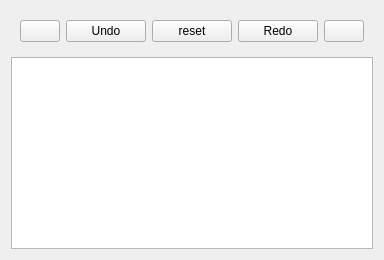
     <widget class="QWidget" name="dropContainerWidget" native="true">
      <layout class="QVBoxLayout" name="verticalLayout_3">
       <item>
        <widget class="QWidget" name="widget_2" native="true">
         <property name="enabled">
          <bool>true</bool>
         </property>
         <property name="sizePolicy">
          <sizepolicy hsizetype="Expanding" vsizetype="Fixed">
           <horstretch>0</horstretch>
           <verstretch>0</verstretch>
          </sizepolicy>
         </property>
         <layout class="QHBoxLayout" name="horizontalLayout_6">
          <item>
           <widget class="QPushButton" name="rotate270">
            <property name="palette">
             <palette>
              <active>
               <colorrole role="Text">
                <brush brushstyle="SolidPattern">
                 <color alpha="255">
                  <red>255</red>
                  <green>255</green>
                  <blue>255</blue>
                 </color>
                </brush>
               </colorrole>
              </active>
              <inactive>
               <colorrole role="Text">
                <brush brushstyle="SolidPattern">
                 <color alpha="255">
                  <red>255</red>
                  <green>255</green>
                  <blue>255</blue>
                 </color>
                </brush>
               </colorrole>
              </inactive>
              <disabled/>
             </palette>
            </property>
            <property name="text">
             <string/>
            </property>
            <property name="icon">
             <iconset theme="QIcon::ThemeIcon::ViewRestore"/>
            </property>
           </widget>
          </item>
          <item>
           <widget class="QPushButton" name="btnUndo">
            <property name="text">
             <string>Undo</string>
            </property>
           </widget>
          </item>
          <item>
           <widget class="QPushButton" name="btnReset">
            <property name="text">
             <string>reset</string>
            </property>
           </widget>
          </item>
          <item>
           <widget class="QPushButton" name="btnRedo">
            <property name="text">
             <string>Redo</string>
            </property>
           </widget>
          </item>
          <item>
           <widget class="QPushButton" name="rotate90">
            <property name="palette">
             <palette>
              <active>
               <colorrole role="Text">
                <brush brushstyle="SolidPattern">
                 <color alpha="255">
                  <red>255</red>
                  <green>255</green>
                  <blue>255</blue>
                 </color>
                </brush>
               </colorrole>
              </active>
              <inactive>
               <colorrole role="Text">
                <brush brushstyle="SolidPattern">
                 <color alpha="255">
                  <red>255</red>
                  <green>255</green>
                  <blue>255</blue>
                 </color>
                </brush>
               </colorrole>
              </inactive>
              <disabled/>
             </palette>
            </property>
            <property name="text">
             <string/>
            </property>
            <property name="icon">
             <iconset theme="QIcon::ThemeIcon::ViewRefresh"/>
            </property>
           </widget>
          </item>
         </layout>
        </widget>
       </item>
       <item>
        <widget class="QGraphicsView" name="imageLabel">
         <property name="cursor" stdset="0">
          <cursorShape>PointingHandCursor</cursorShape>
         </property>
        </widget>
       </item>
      </layout>
     </widget>
